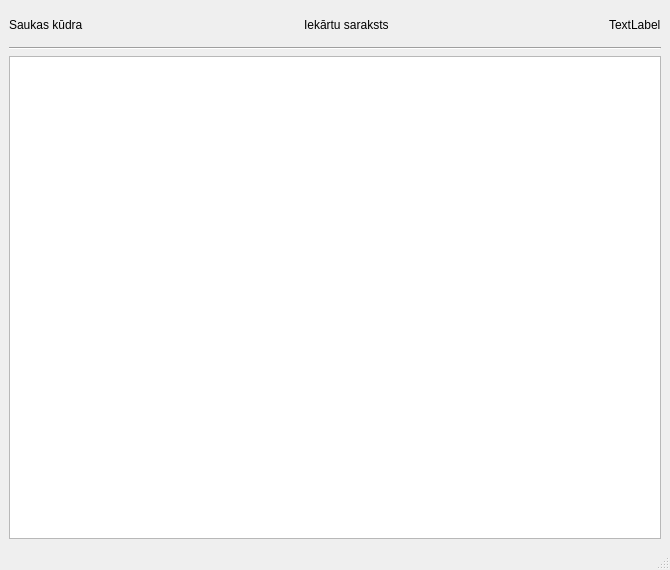
<?xml version="1.0" encoding="UTF-8"?>
<ui version="4.0">
 <class>ActListForm</class>
 <widget class="QMainWindow" name="ActListForm">
  <property name="geometry">
   <rect>
    <x>0</x>
    <y>0</y>
    <width>670</width>
    <height>570</height>
   </rect>
  </property>
  <property name="windowTitle">
   <string>MainWindow</string>
  </property>
  <widget class="QWidget" name="centralwidget">
   <layout class="QVBoxLayout" name="verticalLayout_2" stretch="1,0,15">
    <item>
     <layout class="QHBoxLayout" name="horizontalLayout">
      <item>
       <widget class="QLabel" name="label_3">
        <property name="text">
         <string>Saukas kūdra</string>
        </property>
       </widget>
      </item>
      <item>
       <spacer name="horizontalSpacer">
        <property name="orientation">
         <enum>Qt::Horizontal</enum>
        </property>
        <property name="sizeHint" stdset="0">
         <size>
          <width>40</width>
          <height>20</height>
         </size>
        </property>
       </spacer>
      </item>
      <item>
       <widget class="QLabel" name="label_2">
        <property name="text">
         <string>Iekārtu saraksts</string>
        </property>
       </widget>
      </item>
      <item>
       <spacer name="horizontalSpacer_2">
        <property name="orientation">
         <enum>Qt::Horizontal</enum>
        </property>
        <property name="sizeHint" stdset="0">
         <size>
          <width>40</width>
          <height>20</height>
         </size>
        </property>
       </spacer>
      </item>
      <item>
       <widget class="QLabel" name="label">
        <property name="text">
         <string>TextLabel</string>
        </property>
       </widget>
      </item>
     </layout>
    </item>
    <item>
     <widget class="Line" name="line">
      <property name="orientation">
       <enum>Qt::Horizontal</enum>
      </property>
     </widget>
    </item>
    <item>
     <layout class="QVBoxLayout" name="verticalLayout">
      <item>
       <widget class="QTableView" name="tableView"/>
      </item>
     </layout>
    </item>
   </layout>
  </widget>
  <widget class="QMenuBar" name="menubar">
   <property name="geometry">
    <rect>
     <x>0</x>
     <y>0</y>
     <width>670</width>
     <height>17</height>
    </rect>
   </property>
  </widget>
  <widget class="QStatusBar" name="statusbar"/>
 </widget>
 <resources/>
 <connections/>
</ui>
